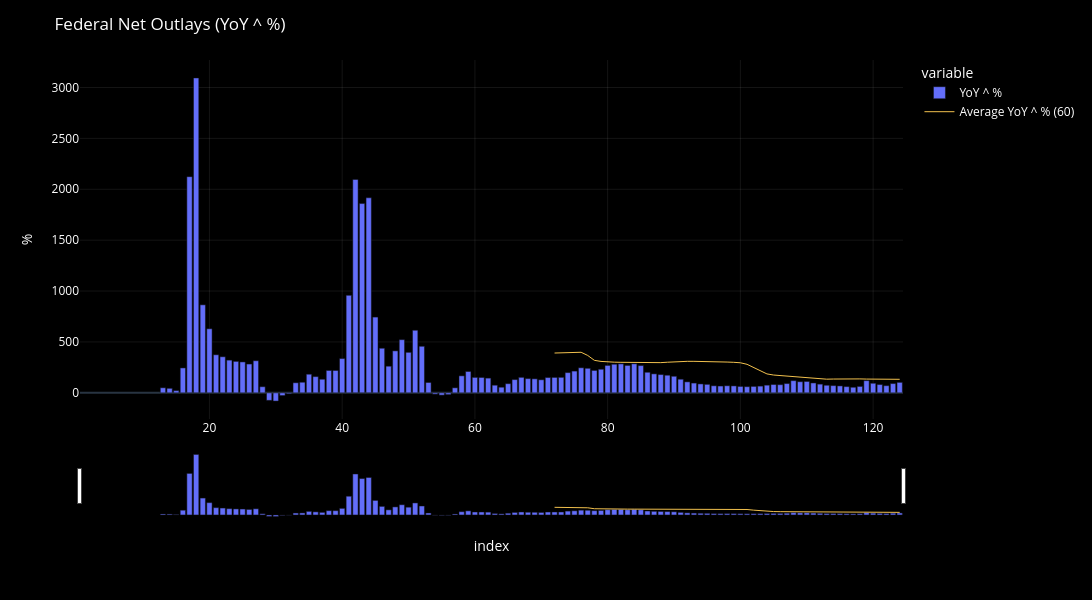

Notebook source saved alongside this figure:
### Markdown cell above
- **% change**

### Code cell
import plotly.graph_objects as go

fig = plot_df_chart(
    df[[COL]],
    chart_title = DICT[INDICATOR]["title"] + f' ({COL})',
    chart_type = "bar",
    yaxis_title = "%",
    draw=False,
)

AVG_PERIOD = 12 * 5

fig.add_trace(go.Scatter(
    x=df.index,
    y=df[COL].rolling(window=AVG_PERIOD).mean(),
    name='Average ' + COL + f' ({AVG_PERIOD})',
    line=dict(
        width=1,
        color="#F2C14E",
        # dash="dash"
    ),
    # hoverinfo="skip",
    # showlegend=False,
))

fig.show()

### Figure 1 — Plotly figure (JSON) as saved in the notebook; plotly's stock layout.template omitted (floating-point values rounded to 4 significant figures)
{"data": [{"hovertemplate": "<b>%{fullData.name}</b><br>%{y:.2f}<extra></extra>", "legendgroup": "YoY ^ %", "marker": {"color": "#636efa", "pattern": {"shape": ""}}, "name": "YoY ^ %", "orientation": "v", "showlegend": true, "textposition": "auto", "type": "bar", "x": [1, 2, 3, 4, 5, 6, 7, 8, 9, 10, 11, 12, 13, 14, 15, 16, 17, 18, 19, 20, 21, 22, 23, 24, 25, 26, 27, 28, 29, 30, 31, 32, 33, 34, 35, 36, 37, 38, 39, 40, 41, 42, 43, 44, 45, 46, 47, 48, 49, 50, 51, 52, 53, 54, 55, 56, 57, 58, 59, 60, 61, 62, 63, 64, 65, 66, 67, 68, 69, 70, 71, 72, 73, 74, 75, 76, 77, 78, 79, 80, 81, 82, 83, 84, 85, 86, 87, 88, 89, 90, 91, 92, 93, 94, 95, 96, 97, 98, 99, 100, 101, 102, 103, 104, 105, 106, 107, 108, 109, 110, 111, 112, 113, 114, 115, 116, 117, 118, 119, 120, 121, 122, 123, 124], "xaxis": "x", "y": [NaN, NaN, NaN, NaN, NaN, NaN, NaN, NaN, NaN, NaN, NaN, NaN, 49.69, 44.29, 22.09, 244.6, 2124.0, 3094.0, 864.8, 629.4, 373.9, 354.4, 321.4, 309.0, 303.6, 283.0, 315.3, 60.03, -73.81, -80.66, -26.72, -9.166, 98.88, 104.2, 182.9, 159.2, 133.4, 220.0, 219.8, 336.6, 958.3, 2096.0, 1860.0, 1916.0, 744.4, 438.0, 261.7, 412.3, 522.3, 397.9, 614.9, 457.4, 101.7, -12.87, -22.63, -17.4, 49.2, 167.0, 209.7, 151.6, 151.0, 144.6, 75.11, 55.36, 89.87, 130.1, 152.2, 139.8, 137.4, 128.2, 150.2, 151.4, 152.2, 198.5, 213.7, 246.1, 241.0, 220.1, 231.7, 269.3, 281.2, 284.6, 269.3, 285.2, 267.7, 202.1, 186.3, 179.5, 173.1, 162.7, 133.8, 107.8, 96.01, 87.51, 83.2, 69.19, 66.85, 69.5, 68.07, 62.87, 60.49, 63.11, 65.96, 75.39, 81.63, 80.02, 91.13, 119.7, 109.2, 111.7, 97.13, 85.46, 74.36, 70.93, 68.03, 61.07, 54.76, 62.97, 119.7, 93.95, 81.46, 70.26, 90.98, 102.9], "yaxis": "y"}, {"line": {"color": "#F2C14E", "width": 1}, "name": "Average YoY ^ % (60)", "type": "scatter", "x": [1, 2, 3, 4, 5, 6, 7, 8, 9, 10, 11, 12, 13, 14, 15, 16, 17, 18, 19, 20, 21, 22, 23, 24, 25, 26, 27, 28, 29, 30, 31, 32, 33, 34, 35, 36, 37, 38, 39, 40, 41, 42, 43, 44, 45, 46, 47, 48, 49, 50, 51, 52, 53, 54, 55, 56, 57, 58, 59, 60, 61, 62, 63, 64, 65, 66, 67, 68, 69, 70, 71, 72, 73, 74, 75, 76, 77, 78, 79, 80, 81, 82, 83, 84, 85, 86, 87, 88, 89, 90, 91, 92, 93, 94, 95, 96, 97, 98, 99, 100, 101, 102, 103, 104, 105, 106, 107, 108, 109, 110, 111, 112, 113, 114, 115, 116, 117, 118, 119, 120, 121, 122, 123, 124], "y": [NaN, NaN, NaN, NaN, NaN, NaN, NaN, NaN, NaN, NaN, NaN, NaN, NaN, NaN, NaN, NaN, NaN, NaN, NaN, NaN, NaN, NaN, NaN, NaN, NaN, NaN, NaN, NaN, NaN, NaN, NaN, NaN, NaN, NaN, NaN, NaN, NaN, NaN, NaN, NaN, NaN, NaN, NaN, NaN, NaN, NaN, NaN, NaN, NaN, NaN, NaN, NaN, NaN, NaN, NaN, NaN, NaN, NaN, NaN, NaN, NaN, NaN, NaN, NaN, NaN, NaN, NaN, NaN, NaN, NaN, NaN, 391.2, 392.9, 395.4, 398.6, 398.6, 367.3, 319.4, 308.8, 302.8, 301.3, 300.1, 299.2, 298.8, 298.2, 296.9, 294.7, 296.7, 300.9, 304.9, 307.6, 309.5, 309.5, 309.2, 307.5, 306.0, 304.9, 302.4, 299.9, 295.3, 280.4, 246.5, 216.6, 185.9, 174.9, 168.9, 166.1, 161.2, 154.3, 149.5, 140.9, 134.7, 134.2, 135.6, 137.1, 138.5, 138.5, 136.8, 135.3, 134.4, 133.2, 132.0, 132.2, 133.0]}], "layout": {"barmode": "relative", "dragmode": "zoom", "font": {"color": "white", "size": 12}, "height": 600, "legend": {"bgcolor": "rgba(0,0,0,0)", "itemclick": "toggle", "itemdoubleclick": "toggleothers", "title": {"text": "variable"}, "tracegroupgap": 0}, "margin": {"t": 60}, "paper_bgcolor": "black", "plot_bgcolor": "black", "title": {"text": "Federal Net Outlays (YoY ^ %)"}, "width": 1300, "xaxis": {"anchor": "y", "domain": [0, 1], "gridcolor": "rgba(255,255,255,0.08)", "rangeslider": {"visible": true}, "showgrid": true, "title": {"text": "index"}}, "yaxis": {"anchor": "x", "domain": [0, 1], "fixedrange": false, "gridcolor": "rgba(255,255,255,0.08)", "showgrid": true, "title": {"text": "%"}}}}
